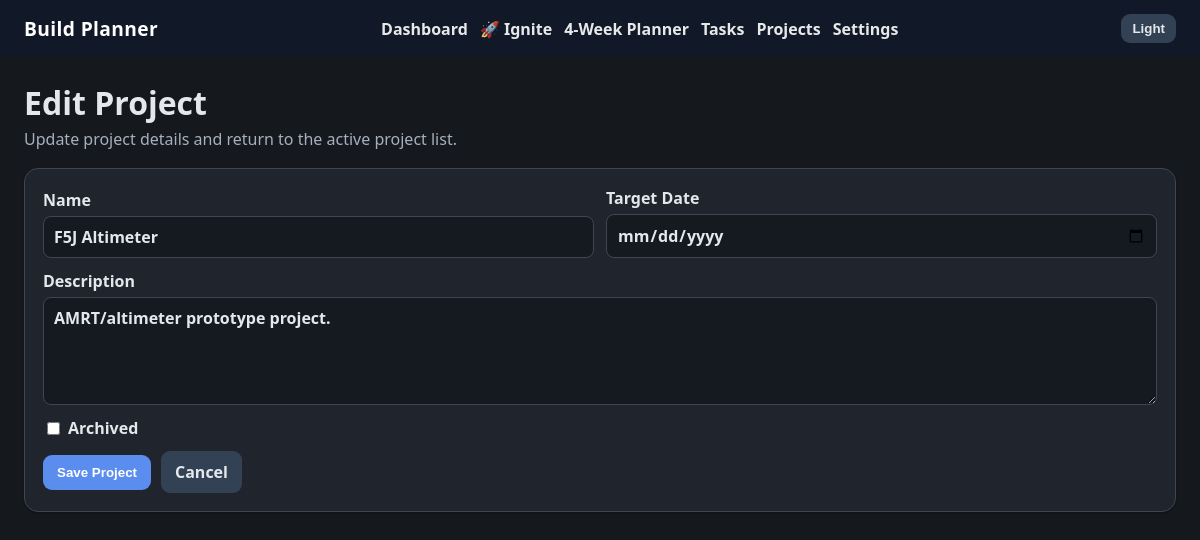
The page /projects/2/edit on the database its author committed.
### app/main.py (models this page shows)
class AppSetting(SQLModel, table=True):
    key: str = Field(primary_key=True)
    value: str
    updated_at: datetime = Field(default_factory=datetime.utcnow)

class Project(SQLModel, table=True):
    id: Optional[int] = Field(default=None, primary_key=True)
    name: str
    description: str = ""
    target_date: Optional[date] = None
    is_archived: bool = False
    created_at: datetime = Field(default_factory=datetime.utcnow)

### app/main.py (the view)
@app.get("/projects/{project_id}/edit")
def edit_project_page(request: Request, project_id: int):
    with Session(engine) as session:
        project = session.get(Project, project_id)
        if not project:
            raise HTTPException(status_code=404)
    return render(request, "project_edit.html", {"project": project})

### app/templates/project_edit.html
{% extends "base.html" %}
{% block content %}
<section class="hero">
  <h1>Edit Project</h1>
  <p>Update project details and return to the active project list.</p>
</section>
<section class="card">
  <form method="post" action="/projects/{{ project.id }}/edit" class="form-grid">
    <label>Name <input name="name" required value="{{ project.name }}"></label>
    <label>Target Date <input name="target_date" type="date" value="{{ project.target_date.isoformat() if project.target_date else '' }}"></label>
    <label class="span-2">Description <textarea name="description" rows="4">{{ project.description }}</textarea></label>
    <label class="checkbox-label span-2">
      <input name="is_archived" type="checkbox" {% if project.is_archived %}checked{% endif %}>
      Archived
    </label>
    <div class="form-actions span-2">
      <button type="submit">Save Project</button>
      <a class="button secondary" href="/projects">Cancel</a>
    </div>
  </form>
</section>
{% endblock %}

### app/templates/base.html (shortened to what this page needs)
<!doctype html>
<html lang="en">
<head>
  <link href="/static/style.css" rel="stylesheet">
</head>
<body data-theme="{{ current_theme }}">
  <header class="topbar">
    <div class="brand">{{ app_name }}</div>
    <nav>
      <a href="/">Dashboard</a>
      <a href="/workspace">🚀 Ignite</a>
      <a href="/planner">4-Week Planner</a>
      <a href="/tasks">Tasks</a>
      <a href="/projects">Projects</a>
      <a href="/settings">Settings</a>
    </nav>
    <form method="post" action="/theme" class="theme-toggle">
      <button class="secondary" type="submit">{{ 'Dark' if current_theme == 'light' else 'Light' }}</button>
    </form>
  </header>
  <main class="container">
    {% block content %}{% endblock %}
  </main>
</body>
</html>

### app/static/style.css (style rules this page uses)
:root { --bg: #f4f5f7; --card: #ffffff; --surface: #fbfdff; --field: #ffffff; --text: #1f2937; --muted: #6b7280; --line: #d1d5db; --brand: #1f3a5f; --accent: #2563eb; --danger: #b91c1c; --shadow: rgba(0,0,0,.04); --soft: #e5e7eb; --soft-text: #111827; --planner-task: #ffffff; --danger-bg: #fee2e2; --critical-bg: #fee2e2; --high-bg: #ffedd5; --normal-bg: #dbeafe; --low-bg: #ecfccb; }
body[data-theme="dark"] { --bg: #15181d; --card: #20252d; --surface: #181d24; --field: #151a21; --text: #e5e7eb; --muted: #a7b0bd; --line: #3c4654; --brand: #111827; --accent: #5b8def; --danger: #f87171; --shadow: rgba(0,0,0,.28); --soft: #334155; --soft-text: #e5e7eb; --planner-task: #252b34; --danger-bg: #442326; --critical-bg: #442326; --high-bg: #4b3521; --normal-bg: #223652; --low-bg: #243820; }
* { box-sizing: border-box; }
body { margin: 0; font-family: system-ui, -apple-system, BlinkMacSystemFont, "Segoe UI", sans-serif; color: var(--text); background: var(--bg); }
.topbar { background: var(--brand); color: white; padding: 14px 24px; display: flex; align-items: center; justify-content: space-between; gap: 16px; flex-wrap: wrap; }
.brand { font-weight: 800; font-size: 1.2rem; letter-spacing: .02em; }
nav { display: flex; gap: 12px; flex-wrap: wrap; }
nav a { color: white; text-decoration: none; font-weight: 600; opacity: .9; }
.theme-toggle { margin: 0; }
.theme-toggle button { padding: 7px 11px; }
.container { max-width: 1280px; margin: 0 auto; padding: 24px; }
.hero { margin-bottom: 18px; }
.hero h1 { margin: 0 0 4px; font-size: 2rem; }
.hero p { color: var(--muted); margin: 0; }
.card, .week-card { background: var(--card); border: 1px solid var(--line); border-radius: 14px; padding: 18px; margin-bottom: 18px; box-shadow: 0 1px 2px var(--shadow); }
.form-grid { display: grid; grid-template-columns: repeat(2, minmax(0, 1fr)); gap: 12px; align-items: end; }
.form-grid label { display: flex; flex-direction: column; gap: 5px; font-weight: 600; }
.span-2 { grid-column: span 2; }
input, select, textarea { width: 100%; border: 1px solid var(--line); border-radius: 8px; padding: 9px 10px; font: inherit; background: var(--field); color: var(--text); }
input[type="checkbox"] { width: auto; }
.checkbox-label { align-items: center; flex-direction: row !important; }
button, .button { border: 0; border-radius: 9px; background: var(--accent); color: white; padding: 10px 14px; font-weight: 700; cursor: pointer; text-decoration: none; display: inline-block; }
.secondary { background: var(--soft); color: var(--soft-text); }
.form-actions, .item-actions { display: flex; gap: 10px; align-items: center; flex-wrap: wrap; }

### rows shown on the page
AppSetting: value "Light"
Project: name "F5J Altimeter", description "AMRT/altimeter prototype project."

### other values the page prints
{{ app_name }} "Build Planner"
